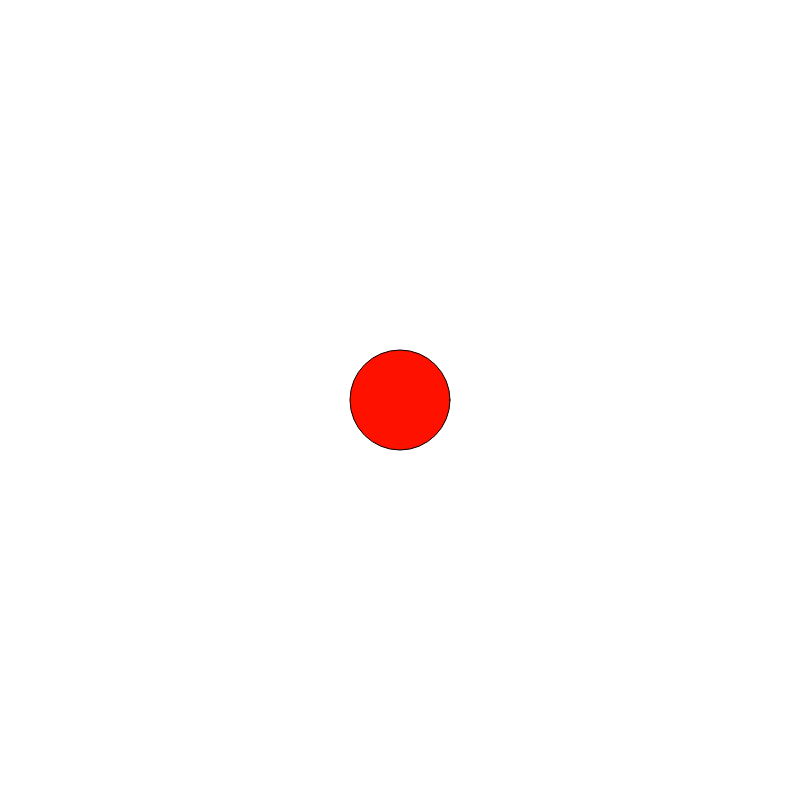
Frame 1 (no input)
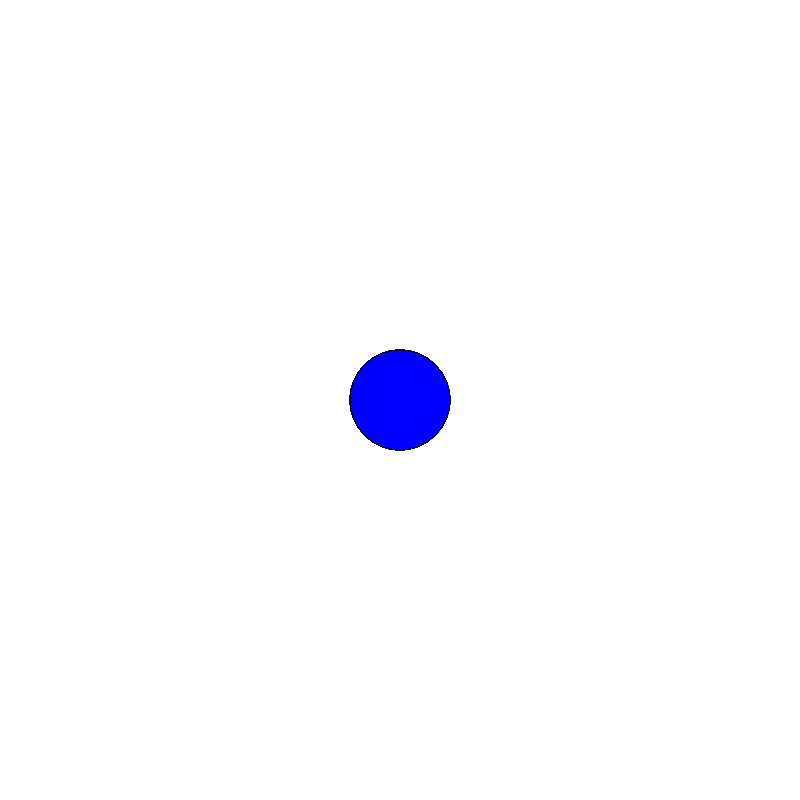
Frame 60 (no input)
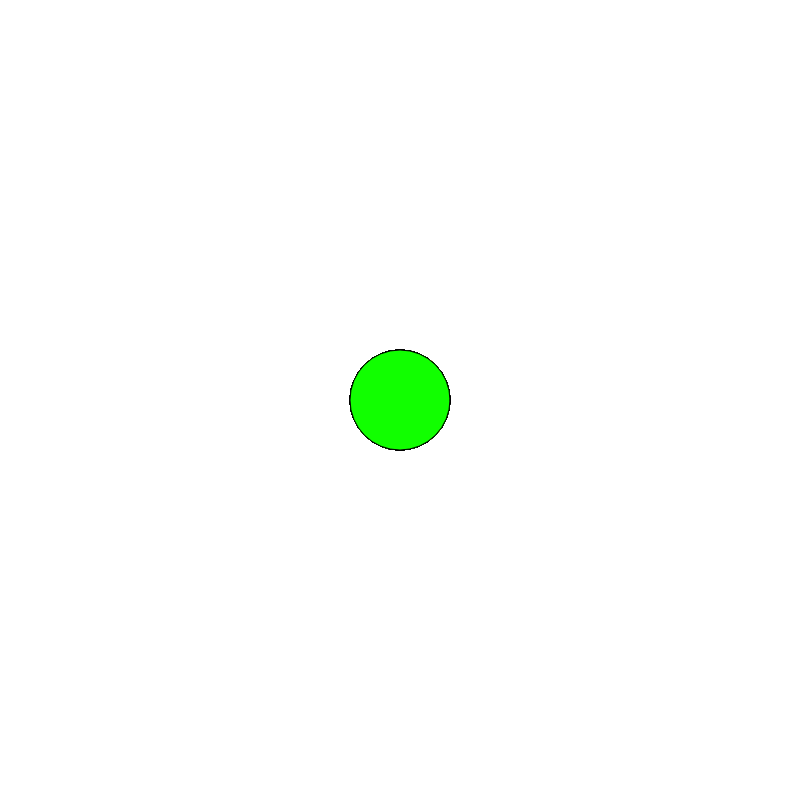
Frame 120 (the mouse pressed at the canvas centre since frame 60)

The p5.js sketch that drew these frames (run headless with seeded random() and noise() and a simulated clock; from frame 60 on, the mouse is pressed at the canvas centre):

// p5.js sketch
// ── sketch.js
var circleX;
var circleY;

var targetX;
var targetY;
var myHue = 0;

function setup() {
  createCanvas(800, 800);
  circleX = width/2;
  circleY = height/2;
  targetX = circleX;
  targetY = circleY;
}

function draw() {
  // background(0);
  colorMode(HSB);
  myHue +=4;

  var circleSize= 100;
  fill(myHue, 100,100,50)

  if(mouseIsPressed){
    targetX = mouseX;
    targetY = mouseY;
  }
  if (myHue > 360) {
    myHue=0;
  }
  var xDiff = targetX - circleX;
  var yDiff = targetY - circleY;
  var speed = 0.1;

  circleX = circleX + xDiff * speed;
  circleY = circleY + yDiff * speed;

  ellipse(circleX, circleY, circleSize, circleSize)


  if (keyIsPressed){
    background(255);
  }

}
